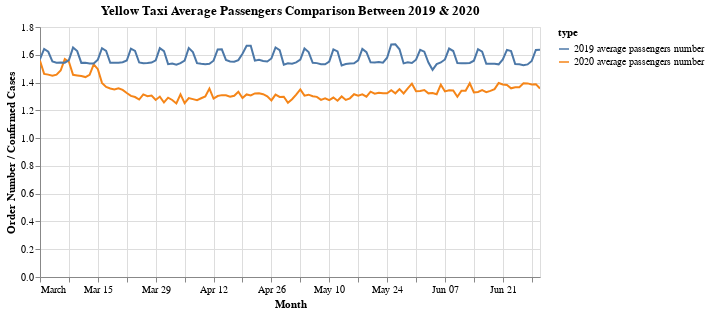

Notebook cell for this chart:
### Code cell
yellow_avg_chart = alt.Chart(yellow_avg_long_form, title="Yellow Taxi Average Passengers Comparison Between 2019 & 2020").mark_line().encode(
    x=alt.X("date:T"),
    y="number:Q",
    color='type:N',
    tooltip=list(yellow_avg_long_form.columns)
).properties(
    width=500,
    height=250
).interactive()

yellow_avg_chart.encoding.x.title = "Month"
yellow_avg_chart.encoding.y.title = "Order Number / Confirmed Cases"

yellow_avg_chart

### Figure 1 — Vega-Lite specification as saved in the notebook (floating-point values rounded to 4 significant figures; data arrays with more than 128 entries replaced by an {"elided": "..."} marker saying what was removed)
{"config": {"view": {"continuousWidth": 400, "continuousHeight": 300}}, "data": {"name": "data-2443086d54a0b22217db501ec6ea69f0"}, "mark": "line", "encoding": {"color": {"type": "nominal", "field": "type"}, "tooltip": [{"type": "nominal", "field": "date"}, {"type": "nominal", "field": "type"}, {"type": "quantitative", "field": "number"}], "x": {"type": "temporal", "field": "date", "title": "Month"}, "y": {"type": "quantitative", "field": "number", "title": "Order Number / Confirmed Cases"}}, "height": 250, "selection": {"selector007": {"type": "interval", "bind": "scales", "encodings": ["x", "y"]}}, "title": "Yellow Taxi Average Passengers Comparison Between 2019 & 2020", "width": 500, "$schema": "https://vega.github.io/schema/vega-lite/v4.8.1.json", "datasets": {"data-2443086d54a0b22217db501ec6ea69f0": {"elided": "244 records"}}}
